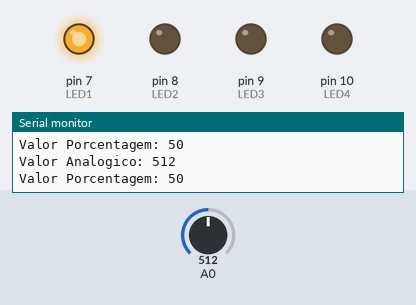
Bench run of a sketch on a simulated Arduino Uno, built with avr-gcc and run on an emulated ATmega328P. Shown: output pins drawn as LEDs (lit = HIGH), the last lines printed to the serial monitor. The inputs (shaded band) are chosen by the test bench; at power-on: A0 = 512.

Above: at 1.2 s.
1.3 s: A0 set to 283
4.3 s: A0 set to 253
At 4.8 s:
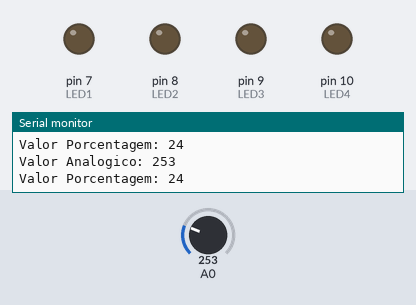
5.8 s: A0 set to 716
At 7.0 s:
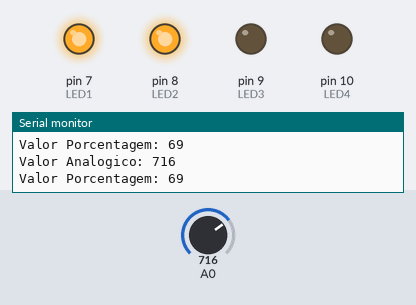
7.3 s: A0 set to 761
10.3 s: A0 set to 791
At 11.4 s:
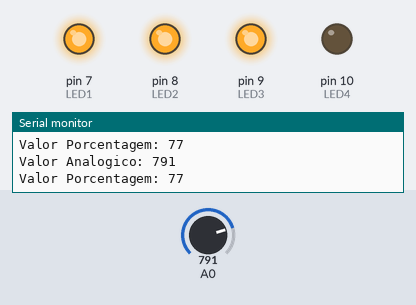
11.8 s: A0 set to 915
14.8 s: A0 set to 949
At 15.8 s:
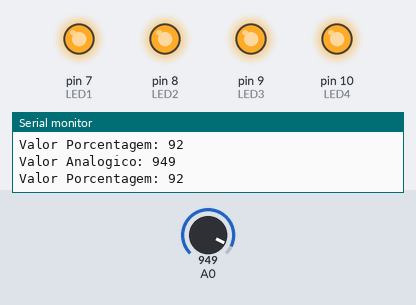
Timing chart, 0 to 17.3 s (numbered marks = the images above; inputs shaded):
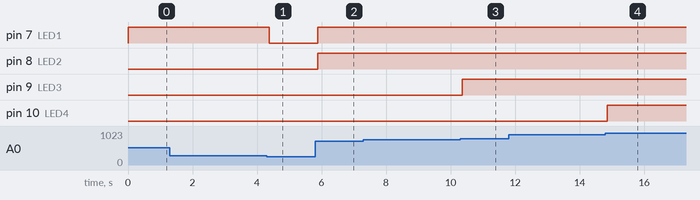

Measured:
- the behaviour switches between 266 and 265 on A0 (found by bisection; images 0 and 1)
- the behaviour switches between 777 and 778 on A0 (found by bisection; images 2 and 3)
- the behaviour switches between 930 and 931 on A0 (found by bisection; images 3 and 4)
- after the input at 4.3 s, pin 7 (LED1): HIGH → LOW after 0.08 s
- after the input at 5.8 s, pin 7 (LED1), pin 8 (LED2): LOW → HIGH after 0.08 s
- after the input at 10.3 s, pin 9 (LED3): LOW → HIGH after 0.07 s
- after the input at 14.8 s, pin 10 (LED4): LOW → HIGH after 0.06 s

The sketch:

exercicio3.INO.ino
```cpp
#define LED1 7
#define LED2 8
#define LED3 9
#define LED4 10

long int valorAnalogico = 0;
long int valorPorcentagem = 0;

void setup() {

  pinMode(LED1,OUTPUT);
  pinMode(LED2,OUTPUT);
  pinMode(LED3,OUTPUT);
  pinMode(LED4,OUTPUT);

  Serial.begin(9600);
}

void loop() {

  valorAnalogico = analogRead(A0);

  valorPorcentagem = (valorAnalogico*100)/1023;
  Serial.print("Valor Analogico: ");
  Serial.println(valorAnalogico);
  Serial.print("Valor Porcentagem: ");
  Serial.println(valorPorcentagem);

  if (valorPorcentagem<=25){
    digitalWrite(LED1,LOW);
    digitalWrite(LED2,LOW);
    digitalWrite(LED3,LOW);
    digitalWrite(LED4,LOW);
  }
  else if ((valorPorcentagem>=25) && (valorPorcentagem<=50)){
    digitalWrite(LED1,HIGH);
    digitalWrite(LED2,LOW);
    digitalWrite(LED3,LOW);
    digitalWrite(LED4,LOW);
  }
  else if ((valorPorcentagem>=50) && (valorPorcentagem<=75)){
    digitalWrite(LED1,HIGH);
    digitalWrite(LED2,HIGH);
    digitalWrite(LED3,LOW);
    digitalWrite(LED4,LOW);
  }
  else if ((valorPorcentagem>=75) && (valorPorcentagem<=90)){
    digitalWrite(LED1,HIGH);
    digitalWrite(LED2,HIGH);
    digitalWrite(LED3,HIGH);
    digitalWrite(LED4,LOW);
  }
  else{
    digitalWrite(LED1,HIGH);
    digitalWrite(LED2,HIGH);
    digitalWrite(LED3,HIGH);
    digitalWrite(LED4,HIGH);
  }

}
```
